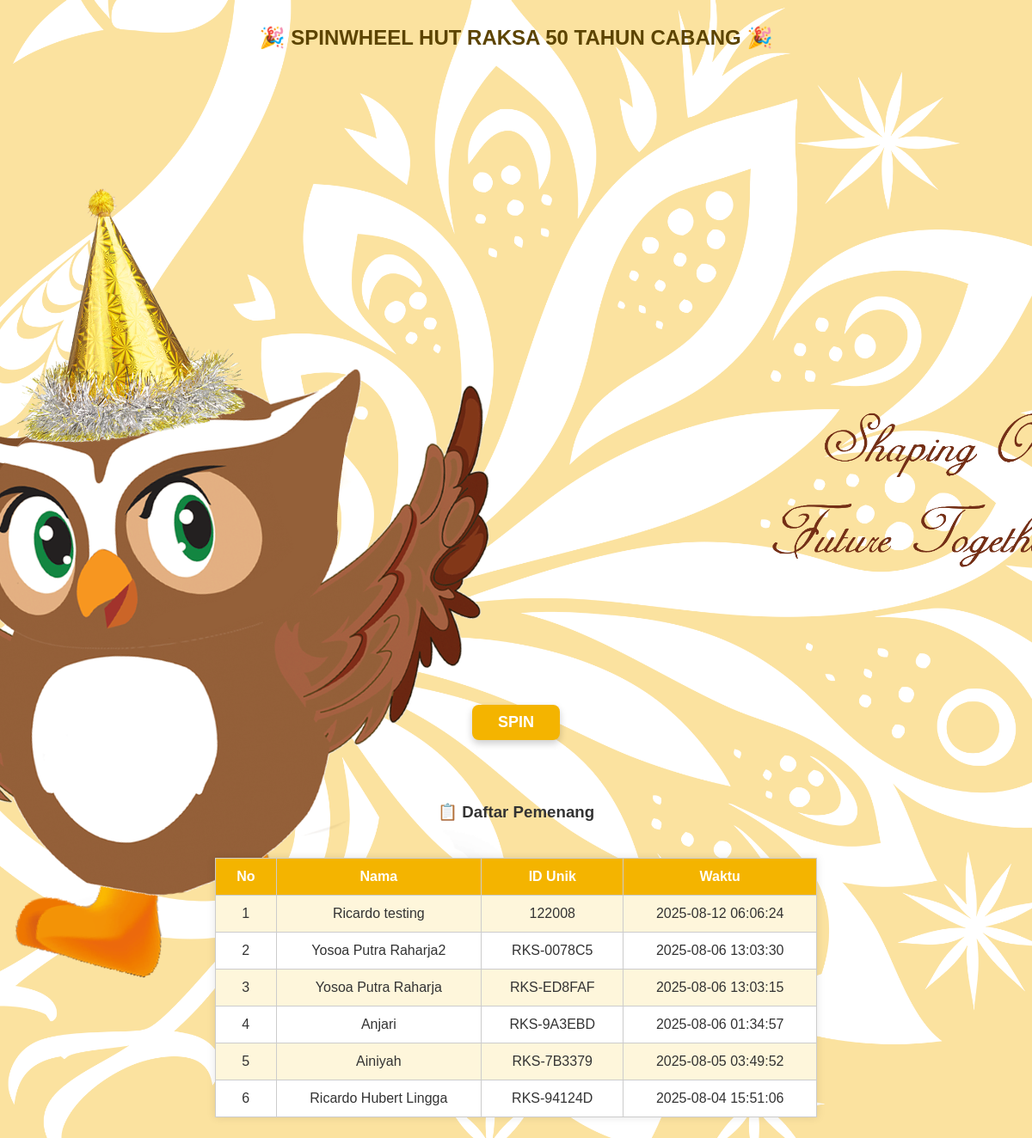
Screenshot of /Cabang/index.php with the database file from the repository.
### tables this page shows
CREATE TABLE `peserta_cabang` (
  `id` int(11) NOT NULL,
  `id_karyawan` varchar(20) NOT NULL,
  `name` varchar(100) NOT NULL,
  `status` enum('belum_menang','menang') DEFAULT 'belum_menang',
  `created_at` timestamp NULL DEFAULT current_timestamp()
);

### Cabang/index.php (the view, shortened to what this page needs)
<?php require '../db.php'; ?>
<!DOCTYPE html>
<html>
<head>
  <link rel="stylesheet" href="../style.css">
</head>
<body>
<h2>🎉 SPINWHEEL HUT RAKSA 50 TAHUN CABANG 🎉</h2>
<div class="stage">
  <canvas id="wheel" width="700" height="700"></canvas>
</div>
<button id="spinBtn">SPIN</button>
<h3>📋 Daftar Pemenang</h3>
<table>
  <tr>
    <th>No</th>
    <th>Nama</th>
    <th>ID Unik</th>
    <th>Waktu</th>
  </tr>
  <?php
    $res = $conn->query("SELECT * FROM peserta_cabang WHERE status = 'menang' ORDER BY created_at DESC");
    $i = 1;
    while ($row = $res->fetch_assoc()) {
      echo "<tr>
              <td>{$i}</td>
              <td>{$row['name']}</td>
              <td>{$row['id_karyawan']}</td>
              <td>{$row['created_at']}</td>
            </tr>";
      $i++;
    }
  ?>
</table>
</body>
</html>

### style.css (style rules this page uses)
body { margin: 0; padding: 0; font-family: 'Arial', sans-serif; background: #fdf3c0; color: #333; }
h2 { text-align: center; margin-top: 30px; color: #5c4400; }
canvas { display: block; margin: 20px auto; border-radius: 50%; }
#spinBtn { display: block; margin: 20px auto; padding: 12px 40px; font-size: 18px; font-weight: bold; color: white; background-color: #f4b400; border: none; border-radius: 8px; cursor: pointer; box-shadow: 0 4px 8px rgba(0,0,0,0.2); transition: transform 0.2s; }
table { width: 90%; max-width: 700px; margin: 30px auto; border-collapse: collapse; background: white; box-shadow: 0 0 10px rgba(0,0,0,0.1); }
table th, table td { border: 1px solid #ccc; padding: 12px 18px; text-align: center; }
table th { background-color: #f4b400; color: white; }
table tr:nth-child(even) { background-color: #fef6db; }

### Cabang/index.php (style rules this page uses)
body { display: flex; flex-direction: column; align-items: center; font-family: Arial, sans-serif; background-image: url('../spinwheel4.png'); background-size: cover; background-position: center; }
.stage { position: relative; width: 700px; height: 700px; margin: 16px auto; }
#bgImage, #wheel { position: absolute; width: 700px; height: 700px; display: block; }
#spinBtn { padding: 10px 30px; font-size: 18px; margin-top: 10px; cursor: pointer; }
table { margin: 24px auto; border-collapse: collapse; width: 700px; }
th, td { padding: 8px 12px; border: 1px solid #ccc; }

### rows the page displays
peserta_cabang: name "Ricardo testing", id_karyawan "122008", created_at "2025-08-12 06:06:24"
peserta_cabang: name "Yosoa Putra Raharja2", id_karyawan "RKS-0078C5", created_at "2025-08-06 13:03:30"
peserta_cabang: name "Yosoa Putra Raharja", id_karyawan "RKS-ED8FAF", created_at "2025-08-06 13:03:15"
peserta_cabang: name "Anjari", id_karyawan "RKS-9A3EBD", created_at "2025-08-06 01:34:57"
peserta_cabang: name "Ainiyah", id_karyawan "RKS-7B3379", created_at "2025-08-05 03:49:52"
peserta_cabang: name "Ricardo Hubert Lingga", id_karyawan "RKS-94124D", created_at "2025-08-04 15:51:06"
